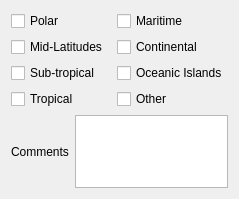
          <widget class="QWidget" name="page_3">
           <property name="geometry">
            <rect>
             <x>0</x>
             <y>0</y>
             <width>239</width>
             <height>199</height>
            </rect>
           </property>
           <attribute name="label">
            <string>Geographical Region</string>
           </attribute>
           <layout class="QVBoxLayout" name="verticalLayout_11">
            <item>
             <layout class="QHBoxLayout" name="horizontalLayout_17">
              <item>
               <layout class="QVBoxLayout" name="verticalLayout_9">
                <item>
                 <widget class="QCheckBox" name="polarCheck">
                  <property name="text">
                   <string>Polar</string>
                  </property>
                 </widget>
                </item>
                <item>
                 <widget class="QCheckBox" name="midLatitudesCheck">
                  <property name="text">
                   <string>Mid-Latitudes</string>
                  </property>
                 </widget>
                </item>
                <item>
                 <widget class="QCheckBox" name="subTropicalCheck">
                  <property name="text">
                   <string>Sub-tropical</string>
                  </property>
                 </widget>
                </item>
                <item>
                 <widget class="QCheckBox" name="tropicalCheck">
                  <property name="text">
                   <string>Tropical</string>
                  </property>
                 </widget>
                </item>
               </layout>
              </item>
              <item>
               <layout class="QVBoxLayout" name="verticalLayout_10">
                <item>
                 <widget class="QCheckBox" name="maritimeCheck">
                  <property name="text">
                   <string>Maritime</string>
                  </property>
                 </widget>
                </item>
                <item>
                 <widget class="QCheckBox" name="continentalCheck">
                  <property name="text">
                   <string>Continental</string>
                  </property>
                 </widget>
                </item>
                <item>
                 <widget class="QCheckBox" name="oceanicIslandsCheck">
                  <property name="text">
                   <string>Oceanic Islands</string>
                  </property>
                 </widget>
                </item>
                <item>
                 <widget class="QCheckBox" name="geogOtherCheck">
                  <property name="text">
                   <string>Other</string>
                  </property>
                 </widget>
                </item>
               </layout>
              </item>
             </layout>
            </item>
            <item>
             <layout class="QHBoxLayout" name="horizontalLayout_18">
              <item>
               <widget class="QLabel" name="label_15">
                <property name="text">
                 <string>Comments</string>
                </property>
               </widget>
              </item>
              <item>
               <widget class="QTextEdit" name="GROtherTextBox">
                <property name="maximumSize">
                 <size>
                  <width>16777215</width>
                  <height>100</height>
                 </size>
                </property>
               </widget>
              </item>
             </layout>
            </item>
           </layout>
          </widget>
